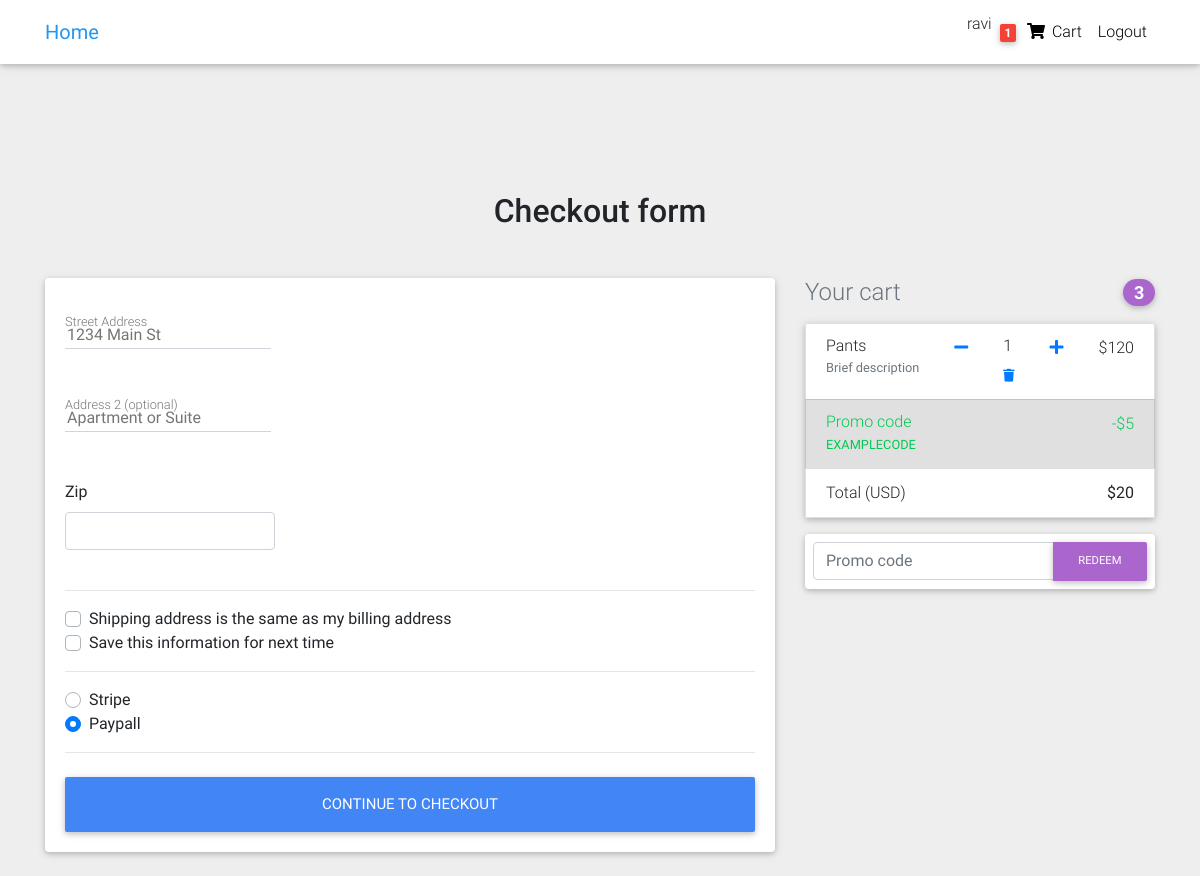
Page /CheckOutVIew/ (signed in) on the committed database.
### core/models.py (models this page shows, shortened)
class Order(models.Model):
    user = models.ForeignKey(settings.AUTH_USER_MODEL,
                            on_delete=models.CASCADE)
    items = models.ManyToManyField(OrderItem)
    start_date = models.DateTimeField(auto_now_add=True)
    ordered_date = models.DateTimeField()
    ordered= models.BooleanField(default=False)
    billing_address = models.ForeignKey(
        'BillingAddress',
        on_delete=models.SET_NULL,
        blank=True,
        null=True
    )

class OrderItem(models.Model):
    user = models.ForeignKey(settings.AUTH_USER_MODEL,
                            on_delete=models.CASCADE)
    item = models.ForeignKey(Items,on_delete=models.CASCADE)
    quantity = models.IntegerField(default=1)
    ordered= models.BooleanField(default=False)
    def get_add_to_card_url(self):
        return reverse("core:add_to_cart_c",kwargs={
            'slug':self.item.slug,
        })
    def get_remove_from_card_url(self):
        return reverse("core:remove_from_cart_c",kwargs={
            'slug':self.item.slug
        })
    def get_remove_from_card_all_url(self):
        return reverse("core:remove_from_cart_all",kwargs={
            'slug':self.item.slug
        })

class Items(models.Model):
    title = models.CharField(max_length=100)
    img = models.ImageField(upload_to='items_img/')
    categories= models.CharField(choices=CATEGORIES_CHOICES,max_length=2)
    label= models.CharField(choices=LABEL_CHOICES,max_length=1,blank=True,null=True)
    price = models.IntegerField()
    discount_price = models.IntegerField(null=True,blank=True)
    description = models.CharField(max_length=1000,null=True,blank=True)
    slug = models.SlugField()

### core/views.py (the view, shortened to what this page needs)
# urls.py: path('CheckOutVIew/',CheckOutView.as_view(),name='CheckOutView'),
class CheckOutView(LoginRequiredMixin,View):
    def get(self,*args,**kwargs):
        try:
            order = Order.objects.get(user=self.request.user,ordered=False)
            form = Checkoutform()
            context = {
                'object':order,
                'form':form
            }
            return render(self.request,'checkout-page.html',context)
        except ObjectDoesNotExist:
            messages(self.request,"You do not have active order")
            return redirect("/")

### core/forms.py
class Checkoutform(forms.Form):
    street_address = forms.CharField(widget=forms.TextInput(attrs={
        'placeholder':'1234 Main St'
    }))
    apartment_address = forms.CharField(required=False,widget=forms.TextInput(attrs={
        'placeholder':'Apartment or Suite'
    }))
    zip = forms.CharField(widget=forms.TextInput(attrs={
        'class':'form-control'
    }))
    same_billing_address = forms.BooleanField(required=False)
    save_info = forms.BooleanField(required=False)
    payment_option = forms.ChoiceField(widget=forms.RadioSelect,choices=PAYMENT_OPTIONS)

### core/templatetags/cart_template_tags.py (called while the page is built)
@register.filter
def cart_item_count(user):
    if user.is_authenticated:
        qs = Order.objects.filter(user=user,ordered = False)
        if qs.exists():
            return qs[0].items.count()
    return 0

### templates/checkout-page.html (shortened to what this page needs)
{% extends '_base.html' %}
{% block contents %}
  <main class="mt-5 pt-4">
    <div class="container wow fadeIn">
      <h2 class="my-5 h2 text-center">Checkout form</h2>
      <div class="row">
        <div class="col-md-8 mb-4">
          <div class="card">
            <form method="POST" class="card-body">
              <div class="row">
                <div class="col-md-6 mb-2">
                  <div class="md-form ">
                    {{form.street_address}}
                    <label for="firstName" class="">Street Address</label>
                  </div>
                </div>
              </div>
              <div class="md-form mb-5">
                {{form.apartment_address}}
                <label for="address-2" class="">Address 2 (optional)</label>
              </div>
              <div class="row">
                <div class="col-lg-4 col-md-6 mb-4">
                  <label for="zip">Zip</label>
                  {{form.zip}}
                </div>
              </div>
              <hr>
              <div class="custom-control custom-checkbox">
                <label class="custom-control-label" for="same-address">Shipping address is the same as my billing address</label>
              </div>
              <div class="custom-control custom-checkbox">
                <label class="custom-control-label" for="save-info">Save this information for next time</label>
              </div>
              <hr>
              <div class="d-block my-3">
                {% for value,name in form.fields.payment_option.choices %}
                <div class="custom-control custom-radio">
                  <label class="custom-control-label" for="{{ name }}">{{ name }}</label>
                </div>
                {% endfor %}
              </div>
              <hr class="mb-4">
              <button class="btn btn-primary btn-lg btn-block" type="submit">Continue to checkout</button>
            </form>
          </div>
        </div>
        <div class="col-md-4 mb-4">
          <h4 class="d-flex justify-content-between align-items-center mb-3">
            <span class="text-muted">Your cart</span>
            <span class="badge badge-secondary badge-pill">3</span>
          </h4>
          <ul class="list-group mb-3 z-depth-1">
            {% for obj in object.items.all %}
            <li class="list-group-item d-flex justify-content-between lh-condensed">
              <div>
                <h6 class="my-0">{{ obj.item.title }}</h6>
                <small class="text-muted">Brief description</small>
              </div>
                <a href="{{ obj.get_remove_from_card_url }}">
                  <i class="fas fa-minus "></i>
                </a>
                <div>
                  <h6>{{ obj.quantity }}</h6>
                  <a href="{{ obj.get_remove_from_card_all_url }}">
                    <small>
                      <i class="fas fa-trash "></i>
                    </small>
                  </a>
                </div>
                <a href="{{ obj.get_add_to_card_url }}">
                  <i class="fas fa-plus "></i>
                </a>
              <span>${{obj.item.price}}</span>
            </li>
            {% endfor %}
            <li class="list-group-item d-flex justify-content-between bg-light">
              <div class="text-success">
                <h6 class="my-0">Promo code</h6>
                <small>EXAMPLECODE</small>
              </div>
              <span class="text-success">-$5</span>
            </li>
            <li class="list-group-item d-flex justify-content-between">
              <span>Total (USD)</span>
              <strong>$20</strong>
            </li>
          </ul>
          <form class="card p-2">
            <div class="input-group">
              <input type="text" class="form-control" placeholder="Promo code" aria-label="Recipient's username" aria-describedby="basic-addon2">
              <div class="input-group-append">
                <button class="btn btn-secondary btn-md waves-effect m-0" type="button">Redeem</button>
              </div>
            </div>
          </form>
        </div>
      </div>
    </div>
  </main>
{% endblock %}

### templates/_base.html (shortened to what this page needs)
<!DOCTYPE html>
<html lang="en">
{% load static %}
{% load cart_template_tags %}
<head>
  <link rel="stylesheet" href="https://use.fontawesome.com/releases/v5.11.2/css/all.css">
  <link href="{% static 'css/bootstrap.min.css' %}" rel="stylesheet">
  <link href="{% static 'css/mdb.min.css' %}" rel="stylesheet">
  <link href="{% static 'css/style.min.css' %}" rel="stylesheet">
  <link href="{% static 'css/comments/comments.css' %}" rel="stylesheet">
</head>
<body>
  <div class="mt-5 pt-4">
  </div>
  <nav class="navbar fixed-top navbar-expand-lg navbar-light white scrolling-navbar">
    <div class="container">
      <a class="navbar-brand waves-effect" href="{% url 'core:home' %}">
        <strong class="blue-text">Home</strong>
      </a>
      <div class="collapse navbar-collapse" id="navbarSupportedContent">
        <ul class="navbar-nav nav-flex-icons">
          {% if request.user.is_authenticated %}
          <li class="nav-item">
            <span>{{ request.user.username }}</span>
          </li>
          <li class="nav-item">
            <a href="{% url 'core:CheckOutView' %}" class="nav-link waves-effect">
              <span class="badge red z-depth-1 mr-1"> {{request.user|cart_item_count}} </span>
              <i class="fas fa-shopping-cart"></i>
              <span class="clearfix d-none d-sm-inline-block"> Cart </span>
            </a>
          </li>
          <li class="nav-item">
            <a class="nav-link waves-effect" href="{% url 'account_logout' %}">
              <span class="clearfix d-none d-sm-inline-block"> Logout </span>
            </a>
          </li>
          {% endif %}
        </ul>
      </div>
    </div>
  </nav>
  {% block contents%}
  {% endblock%}
</body>
</html>

### core/static/css/comments/comments.css (style rules this page uses)
body { margin-top:20px; background:#eee; }

### templates/_base.html (style rules this page uses)
html, body, header, .carousel { height: 60vh; }

### rows in the picture
OrderItem: item "Pants", quantity "1", item.price "120"

### other values in the picture
{{ request.user.username }} "ravi"
{{ request.user|cart_item_count }} "1"
{{ name }} "Stripe" "Paypall"
